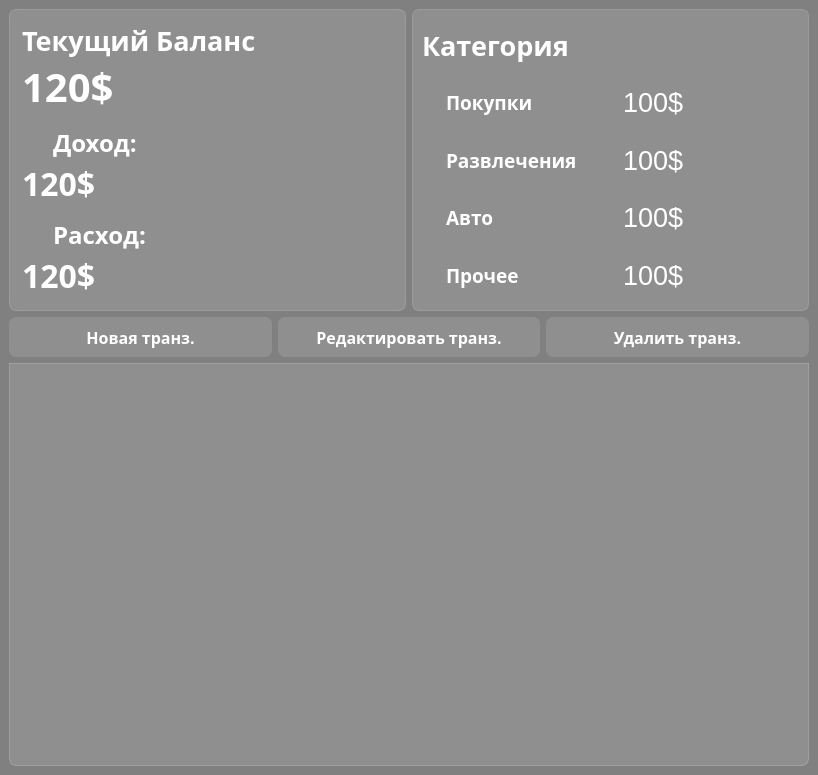
<?xml version="1.0" encoding="UTF-8"?>
<ui version="4.0">
 <class>MainWindow</class>
 <widget class="QMainWindow" name="MainWindow">
  <property name="geometry">
   <rect>
    <x>0</x>
    <y>0</y>
    <width>818</width>
    <height>775</height>
   </rect>
  </property>
  <property name="windowTitle">
   <string>Expense Tracker</string>
  </property>
  <property name="styleSheet">
   <string notr="true">background-color: gray;

font-family: Arial 14;
font-size: 14</string>
  </property>
  <widget class="QWidget" name="centralwidget">
   <layout class="QVBoxLayout" name="verticalLayout_3">
    <item>
     <layout class="QHBoxLayout" name="horizontalLayout_7">
      <property name="spacing">
       <number>6</number>
      </property>
      <item>
       <widget class="QFrame" name="BalanceFrame">
        <property name="styleSheet">
         <string notr="true">background-color: rgba(255,255,255,30);
border: 1px solid rgba(255,255,255,40);
border-radius: 7px</string>
        </property>
        <layout class="QVBoxLayout" name="verticalLayout">
         <property name="spacing">
          <number>0</number>
         </property>
         <property name="leftMargin">
          <number>12</number>
         </property>
         <property name="topMargin">
          <number>12</number>
         </property>
         <property name="rightMargin">
          <number>12</number>
         </property>
         <property name="bottomMargin">
          <number>12</number>
         </property>
         <item>
          <widget class="QLabel" name="lbl_balance">
           <property name="font">
            <font>
             <family>Arial 14</family>
             <pointsize>20</pointsize>
             <weight>75</weight>
             <bold>true</bold>
            </font>
           </property>
           <property name="styleSheet">
            <string notr="true">color: white;
font-weight: bold;
font-size: 20pt;
background-color: none;
border: none
</string>
           </property>
           <property name="text">
            <string>Текущий Баланс</string>
           </property>
          </widget>
         </item>
         <item>
          <widget class="QLabel" name="now_balance">
           <property name="font">
            <font>
             <family>Arial 14</family>
             <pointsize>30</pointsize>
             <weight>75</weight>
             <bold>true</bold>
            </font>
           </property>
           <property name="styleSheet">
            <string notr="true">color: white;
font-weight: bold;
font-size: 30pt;
background-color: none;
border: none
</string>
           </property>
           <property name="text">
            <string>120$</string>
           </property>
          </widget>
         </item>
         <item>
          <layout class="QHBoxLayout" name="horizontalLayout">
           <property name="spacing">
            <number>0</number>
           </property>
           <item>
            <widget class="QLabel" name="icon_income">
             <property name="maximumSize">
              <size>
               <width>24</width>
               <height>16777215</height>
              </size>
             </property>
             <property name="font">
              <font>
               <family>Arial 14</family>
               <pointsize>20</pointsize>
               <weight>75</weight>
               <bold>true</bold>
              </font>
             </property>
             <property name="styleSheet">
              <string notr="true">color: white;
font-weight: bold;
font-size: 20pt;
background-color: none;
border: none;
padding-top: 10px</string>
             </property>
             <property name="text">
              <string/>
             </property>
             <property name="pixmap">
              <pixmap>:/icons/icon/north_west_white_24dp.svg</pixmap>
             </property>
            </widget>
           </item>
           <item>
            <widget class="QLabel" name="lbl_income_zag">
             <property name="font">
              <font>
               <family>Arial 14</family>
               <pointsize>18</pointsize>
               <weight>75</weight>
               <bold>true</bold>
              </font>
             </property>
             <property name="styleSheet">
              <string notr="true">color: white;
font-weight: bold;
font-size: 18pt;
background-color: none;
border: none;
padding-top: 10px;
</string>
             </property>
             <property name="text">
              <string>Доход:</string>
             </property>
             <property name="alignment">
              <set>Qt::AlignLeading|Qt::AlignLeft|Qt::AlignVCenter</set>
             </property>
            </widget>
           </item>
          </layout>
         </item>
         <item>
          <widget class="QLabel" name="now_income">
           <property name="font">
            <font>
             <family>Arial 14</family>
             <pointsize>24</pointsize>
             <weight>75</weight>
             <bold>true</bold>
            </font>
           </property>
           <property name="styleSheet">
            <string notr="true">color: white;
font-weight: bold;
font-size: 24pt;
background-color: none;
border: none
</string>
           </property>
           <property name="text">
            <string>120$</string>
           </property>
          </widget>
         </item>
         <item>
          <layout class="QHBoxLayout" name="horizontalLayout_2">
           <property name="spacing">
            <number>0</number>
           </property>
           <item>
            <widget class="QLabel" name="icon_outcome">
             <property name="maximumSize">
              <size>
               <width>24</width>
               <height>16777215</height>
              </size>
             </property>
             <property name="font">
              <font>
               <family>Arial 14</family>
               <pointsize>20</pointsize>
               <weight>75</weight>
               <bold>true</bold>
              </font>
             </property>
             <property name="styleSheet">
              <string notr="true">color: white;
font-weight: bold;
font-size: 20pt;
background-color: none;
border: none;
padding-top: 10px</string>
             </property>
             <property name="text">
              <string/>
             </property>
             <property name="pixmap">
              <pixmap>:/icons/icon/call_received_white_24dp.svg</pixmap>
             </property>
            </widget>
           </item>
           <item>
            <widget class="QLabel" name="lbl_outcome_zag">
             <property name="font">
              <font>
               <family>Arial 14</family>
               <pointsize>18</pointsize>
               <weight>75</weight>
               <bold>true</bold>
              </font>
             </property>
             <property name="styleSheet">
              <string notr="true">color: white;
font-weight: bold;
font-size: 18pt;
background-color: none;
border: none;
padding-top: 10px
</string>
             </property>
             <property name="text">
              <string>Расход:</string>
             </property>
            </widget>
           </item>
          </layout>
         </item>
         <item>
          <widget class="QLabel" name="now_outcome">
           <property name="font">
            <font>
             <family>Arial 14</family>
             <pointsize>24</pointsize>
             <weight>75</weight>
             <bold>true</bold>
            </font>
           </property>
           <property name="styleSheet">
            <string notr="true">color: white;
font-weight: bold;
font-size: 24pt;
background-color: none;
border: none
</string>
           </property>
           <property name="text">
            <string>120$</string>
           </property>
          </widget>
         </item>
        </layout>
       </widget>
      </item>
      <item>
       <widget class="QFrame" name="CategoriesFrame2">
        <property name="styleSheet">
         <string notr="true">background-color: rgba(255,255,255,30);
border: 1px solid rgba(255,255,255,40);
border-radius: 7px</string>
        </property>
        <layout class="QVBoxLayout" name="CategoriesFrame">
         <item>
          <widget class="QLabel" name="lbl_category_zag">
           <property name="font">
            <font>
             <family>Arial 14</family>
             <pointsize>20</pointsize>
             <weight>75</weight>
             <bold>true</bold>
            </font>
           </property>
           <property name="styleSheet">
            <string notr="true">color: white;
font-weight: bold;
font-size: 20pt;
background-color: none;
border: none
</string>
           </property>
           <property name="text">
            <string>Категория</string>
           </property>
          </widget>
         </item>
         <item>
          <layout class="QHBoxLayout" name="horizontalLayout_3">
           <property name="spacing">
            <number>0</number>
           </property>
           <item>
            <widget class="QLabel" name="label_10">
             <property name="maximumSize">
              <size>
               <width>24</width>
               <height>16777215</height>
              </size>
             </property>
             <property name="font">
              <font>
               <family>Arial 14</family>
               <pointsize>20</pointsize>
               <weight>75</weight>
               <bold>true</bold>
              </font>
             </property>
             <property name="styleSheet">
              <string notr="true">color: white;
font-weight: bold;
font-size: 20pt;
background-color: none;
border: none;</string>
             </property>
             <property name="text">
              <string/>
             </property>
             <property name="pixmap">
              <pixmap>:/icons/icon/local_grocery_store_white_24dp.svg</pixmap>
             </property>
            </widget>
           </item>
           <item>
            <widget class="QLabel" name="lbl_pokupki">
             <property name="font">
              <font>
               <family>Arial 14</family>
               <pointsize>14</pointsize>
               <weight>75</weight>
               <bold>true</bold>
              </font>
             </property>
             <property name="styleSheet">
              <string notr="true">color: white;
font-weight: bold;
font-size: 14pt;
background-color: none;
border: none;</string>
             </property>
             <property name="text">
              <string>Покупки</string>
             </property>
            </widget>
           </item>
           <item>
            <widget class="QLabel" name="summ_pokupki">
             <property name="font">
              <font>
               <family>Segoe UI</family>
               <pointsize>20</pointsize>
               <weight>50</weight>
               <italic>false</italic>
               <bold>false</bold>
              </font>
             </property>
             <property name="styleSheet">
              <string notr="true">color: white;
font-size: 20pt;
background-color: none;
border: none;
font-family: Segoe UI</string>
             </property>
             <property name="text">
              <string>100$</string>
             </property>
            </widget>
           </item>
          </layout>
         </item>
         <item>
          <layout class="QHBoxLayout" name="horizontalLayout_4">
           <property name="spacing">
            <number>0</number>
           </property>
           <item>
            <widget class="QLabel" name="label_15">
             <property name="maximumSize">
              <size>
               <width>24</width>
               <height>16777215</height>
              </size>
             </property>
             <property name="font">
              <font>
               <family>Arial 14</family>
               <pointsize>20</pointsize>
               <weight>75</weight>
               <bold>true</bold>
              </font>
             </property>
             <property name="styleSheet">
              <string notr="true">color: white;
font-weight: bold;
font-size: 20pt;
background-color: none;
border: none;</string>
             </property>
             <property name="text">
              <string/>
             </property>
             <property name="pixmap">
              <pixmap>:/icons/icon/sports_esports_white_24dp.svg</pixmap>
             </property>
            </widget>
           </item>
           <item>
            <widget class="QLabel" name="lbl_razvl">
             <property name="font">
              <font>
               <family>Arial 14</family>
               <pointsize>14</pointsize>
               <weight>75</weight>
               <bold>true</bold>
              </font>
             </property>
             <property name="styleSheet">
              <string notr="true">color: white;
font-weight: bold;
font-size: 14pt;
background-color: none;
border: none;</string>
             </property>
             <property name="text">
              <string>Развлечения</string>
             </property>
            </widget>
           </item>
           <item>
            <widget class="QLabel" name="summ_razvl">
             <property name="font">
              <font>
               <family>Segoe UI</family>
               <pointsize>20</pointsize>
               <weight>50</weight>
               <bold>false</bold>
              </font>
             </property>
             <property name="styleSheet">
              <string notr="true">color: white;
font-size: 20pt;
background-color: none;
border: none;
font-family: Segoe UI</string>
             </property>
             <property name="text">
              <string>100$</string>
             </property>
            </widget>
           </item>
          </layout>
         </item>
         <item>
          <layout class="QHBoxLayout" name="horizontalLayout_5">
           <property name="spacing">
            <number>0</number>
           </property>
           <item>
            <widget class="QLabel" name="label_18">
             <property name="maximumSize">
              <size>
               <width>24</width>
               <height>16777215</height>
              </size>
             </property>
             <property name="font">
              <font>
               <family>Arial 14</family>
               <pointsize>20</pointsize>
               <weight>75</weight>
               <bold>true</bold>
              </font>
             </property>
             <property name="styleSheet">
              <string notr="true">color: white;
font-weight: bold;
font-size: 20pt;
background-color: none;
border: none;</string>
             </property>
             <property name="text">
              <string/>
             </property>
             <property name="pixmap">
              <pixmap>:/icons/icon/directions_car_white_24dp.svg</pixmap>
             </property>
            </widget>
           </item>
           <item>
            <widget class="QLabel" name="lbl_auto">
             <property name="font">
              <font>
               <family>Arial 14</family>
               <pointsize>14</pointsize>
               <weight>75</weight>
               <bold>true</bold>
              </font>
             </property>
             <property name="styleSheet">
              <string notr="true">color: white;
font-weight: bold;
font-size: 14pt;
background-color: none;
border: none;</string>
             </property>
             <property name="text">
              <string>Авто</string>
             </property>
            </widget>
           </item>
           <item>
            <widget class="QLabel" name="summ_auto">
             <property name="font">
              <font>
               <family>Segoe UI</family>
               <pointsize>20</pointsize>
               <weight>50</weight>
               <bold>false</bold>
              </font>
             </property>
             <property name="styleSheet">
              <string notr="true">color: white;
font-size: 20pt;
background-color: none;
border: none;
font-family: Segoe UI</string>
             </property>
             <property name="text">
              <string>100$</string>
             </property>
            </widget>
           </item>
          </layout>
         </item>
         <item>
          <layout class="QHBoxLayout" name="horizontalLayout_6">
           <property name="spacing">
            <number>0</number>
           </property>
           <item>
            <widget class="QLabel" name="label_21">
             <property name="maximumSize">
              <size>
               <width>24</width>
               <height>16777215</height>
              </size>
             </property>
             <property name="font">
              <font>
               <family>Arial 14</family>
               <pointsize>20</pointsize>
               <weight>75</weight>
               <bold>true</bold>
              </font>
             </property>
             <property name="styleSheet">
              <string notr="true">color: white;
font-weight: bold;
font-size: 20pt;
background-color: none;
border: none;</string>
             </property>
             <property name="text">
              <string/>
             </property>
             <property name="pixmap">
              <pixmap>:/icons/icon/list_white_24dp.svg</pixmap>
             </property>
            </widget>
           </item>
           <item>
            <widget class="QLabel" name="lbl_other">
             <property name="font">
              <font>
               <family>Arial 14</family>
               <pointsize>14</pointsize>
               <weight>75</weight>
               <bold>true</bold>
              </font>
             </property>
             <property name="styleSheet">
              <string notr="true">color: white;
font-weight: bold;
font-size: 14pt;
background-color: none;
border: none;</string>
             </property>
             <property name="text">
              <string>Прочее</string>
             </property>
            </widget>
           </item>
           <item>
            <widget class="QLabel" name="summ_other">
             <property name="font">
              <font>
               <family>Segoe UI</family>
               <pointsize>20</pointsize>
               <weight>50</weight>
               <bold>false</bold>
              </font>
             </property>
             <property name="styleSheet">
              <string notr="true">color: white;
font-size: 20pt;
background-color: none;
border: none;
font-family: Segoe UI</string>
             </property>
             <property name="text">
              <string>100$</string>
             </property>
            </widget>
           </item>
          </layout>
         </item>
        </layout>
       </widget>
      </item>
     </layout>
    </item>
    <item>
     <layout class="QHBoxLayout" name="horizontalLayout_8">
      <item>
       <widget class="QPushButton" name="btn_new_tr">
        <property name="font">
         <font>
          <family>Arial 14</family>
          <pointsize>12</pointsize>
          <weight>75</weight>
          <bold>true</bold>
         </font>
        </property>
        <property name="styleSheet">
         <string notr="true">QPushButton {
color: white;
background-color: rgba(255,255,255,30);
border: 1px solid rbga(255,255,255,40);
border-radius: 7px;
width: 230px;
height: 40px
}

QPushButton:hover {
background-color: rgba(255,255,255,50);
}
QPushButton:pressed {
background-color: rgba(255,255,255,70);
}</string>
        </property>
        <property name="text">
         <string>Новая транз.</string>
        </property>
        <property name="icon">
         <iconset>
          <normaloff>:/icons/icon/sports_esports_white_24dp.svg</normaloff>:/icons/icon/sports_esports_white_24dp.svg</iconset>
        </property>
        <property name="iconSize">
         <size>
          <width>24</width>
          <height>24</height>
         </size>
        </property>
       </widget>
      </item>
      <item>
       <widget class="QPushButton" name="btn_edit_tr">
        <property name="font">
         <font>
          <family>Arial 14</family>
          <pointsize>12</pointsize>
          <weight>75</weight>
          <bold>true</bold>
         </font>
        </property>
        <property name="styleSheet">
         <string notr="true">QPushButton {
color: white;
background-color: rgba(255,255,255,30);
border: 1px solid rbga(255,255,255,40);
border-radius: 7px;
width: 230px;
height: 40px
}

QPushButton:hover {
background-color: rgba(255,255,255,50);
}
QPushButton:pressed {
background-color: rgba(255,255,255,70);
}</string>
        </property>
        <property name="text">
         <string>Редактировать транз.</string>
        </property>
        <property name="icon">
         <iconset>
          <normaloff>:/icons/icon/edit_white_24dp.svg</normaloff>:/icons/icon/edit_white_24dp.svg</iconset>
        </property>
        <property name="iconSize">
         <size>
          <width>24</width>
          <height>24</height>
         </size>
        </property>
       </widget>
      </item>
      <item>
       <widget class="QPushButton" name="btn_del_tr">
        <property name="font">
         <font>
          <family>Arial 14</family>
          <pointsize>12</pointsize>
          <weight>75</weight>
          <bold>true</bold>
         </font>
        </property>
        <property name="styleSheet">
         <string notr="true">QPushButton {
color: white;
background-color: rgba(255,255,255,30);
border: 1px solid rbga(255,255,255,40);
border-radius: 7px;
width: 230px;
height: 40px
}

QPushButton:hover {
background-color: rgba(255,255,255,50);
}
QPushButton:pressed {
background-color: rgba(255,255,255,70);
}</string>
        </property>
        <property name="text">
         <string>Удалить транз.</string>
        </property>
        <property name="icon">
         <iconset>
          <normaloff>:/icons/icon/delete_white_24dp.svg</normaloff>:/icons/icon/delete_white_24dp.svg</iconset>
        </property>
        <property name="iconSize">
         <size>
          <width>24</width>
          <height>24</height>
         </size>
        </property>
       </widget>
      </item>
     </layout>
    </item>
    <item>
     <widget class="QTableView" name="tableView">
      <property name="font">
       <font>
        <family>Arial 14</family>
        <pointsize>14</pointsize>
        <weight>75</weight>
        <bold>true</bold>
       </font>
      </property>
      <property name="styleSheet">
       <string notr="true">QTableView {
background-color: rgba(255,255,255,30);
border: 1px solid rgba(255,255,255,50);
border-bottom-right-radius: 7px;
border-bottom-left-radius: 7px
}
QTableView::section {
background-color: white;
color: white;
border: none;
height: 50px;
font-size: 14px
}
QTableView::item {
border-style: none;
border-bottom:  rgba(255,255,255,50);
}
QTableView::item:selected {
border: none;
color: white;
background-color: rgba(255,255,255,50);
}</string>
      </property>
      <property name="verticalScrollBarPolicy">
       <enum>Qt::ScrollBarAlwaysOff</enum>
      </property>
      <property name="horizontalScrollBarPolicy">
       <enum>Qt::ScrollBarAlwaysOff</enum>
      </property>
      <property name="showGrid">
       <bool>false</bool>
      </property>
      <attribute name="horizontalHeaderDefaultSectionSize">
       <number>135</number>
      </attribute>
     </widget>
    </item>
   </layout>
  </widget>
 </widget>
 <resources>
  <include location="res-rc.qrc"/>
 </resources>
 <connections/>
</ui>
